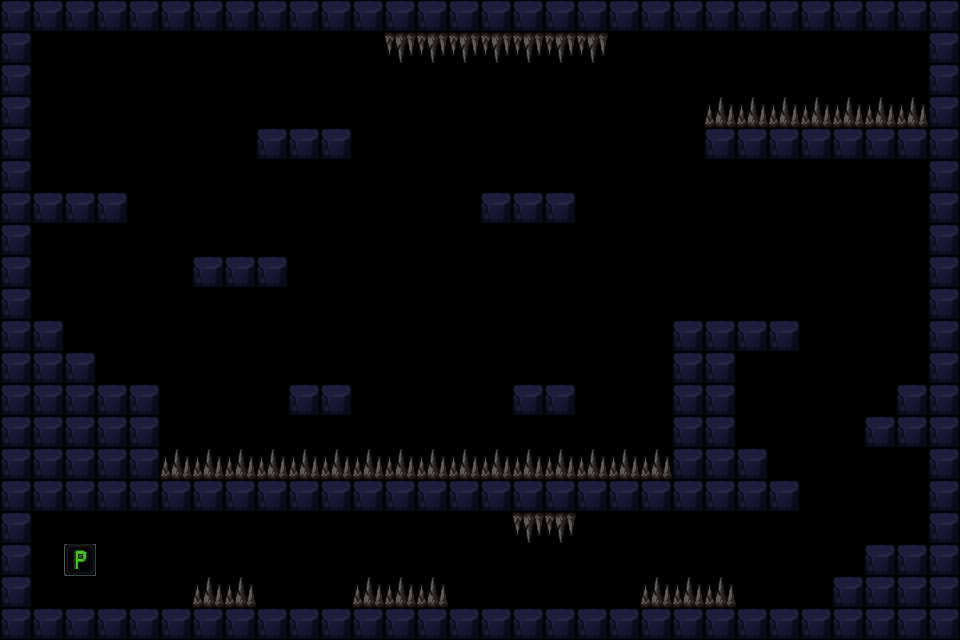

A 2D game scene composited from a Tiled map and its tileset images. What follows is a short description and the map's XML, with every tile layer's data as written:
An orthogonal 30x20 tile map with 32x32 px tiles, 4 tile layers (solid, oneway, traps, player).

<map version="1.10" tiledversion="1.12.1" orientation="orthogonal" renderorder="right-down" width="30" height="20" tilewidth="32" tileheight="32" infinite="0" nextlayerid="10" nextobjectid="1">
 <tileset firstgid="1" source="block.tsx" />
 <layer id="2" name="solid" width="30" height="20">
  <data encoding="csv">
9,9,9,9,9,9,9,9,9,9,9,9,9,9,9,9,9,9,9,9,9,9,9,9,9,9,9,9,9,9,
9,0,0,0,0,0,0,0,0,0,0,0,0,0,0,0,0,0,0,0,0,0,0,0,0,0,0,0,0,9,
9,0,0,0,0,0,0,0,0,0,0,0,0,0,0,0,0,0,0,0,0,0,0,0,0,0,0,0,0,9,
9,0,0,0,0,0,0,0,0,0,0,0,0,0,0,0,0,0,0,0,0,0,0,0,0,0,0,0,0,9,
9,0,0,0,0,0,0,0,0,0,0,0,0,0,0,0,0,0,0,0,0,0,9,9,9,9,9,9,9,9,
9,0,0,0,0,0,0,0,0,0,0,0,0,0,0,0,0,0,0,0,0,0,0,0,0,0,0,0,0,9,
9,9,9,9,0,0,0,0,0,0,0,0,0,0,0,0,0,0,0,0,0,0,0,0,0,0,0,0,0,9,
9,0,0,0,0,0,0,0,0,0,0,0,0,0,0,0,0,0,0,0,0,0,0,0,0,0,0,0,0,9,
9,0,0,0,0,0,0,0,0,0,0,0,0,0,0,0,0,0,0,0,0,0,0,0,0,0,0,0,0,9,
9,0,0,0,0,0,0,0,0,0,0,0,0,0,0,0,0,0,0,0,0,0,0,0,0,0,0,0,0,9,
9,9,0,0,0,0,0,0,0,0,0,0,0,0,0,0,0,0,0,0,0,9,9,9,9,0,0,0,0,9,
9,9,9,0,0,0,0,0,0,0,0,0,0,0,0,0,0,0,0,0,0,9,9,0,0,0,0,0,0,9,
9,9,9,9,9,0,0,0,0,0,0,0,0,0,0,0,0,0,0,0,0,9,9,0,0,0,0,0,9,9,
9,9,9,9,9,0,0,0,0,0,0,0,0,0,0,0,0,0,0,0,0,9,9,0,0,0,0,9,9,9,
9,9,9,9,9,0,0,0,0,0,0,0,0,0,0,0,0,0,0,0,0,9,9,9,0,0,0,0,0,9,
9,9,9,9,9,9,9,9,9,9,9,9,9,9,9,9,9,9,9,9,9,9,9,9,9,0,0,0,0,9,
9,0,0,0,0,0,0,0,0,0,0,0,0,0,0,0,0,0,0,0,0,0,0,0,0,0,0,0,0,9,
9,0,0,0,0,0,0,0,0,0,0,0,0,0,0,0,0,0,0,0,0,0,0,0,0,0,0,9,9,9,
9,0,0,0,0,0,0,0,0,0,0,0,0,0,0,0,0,0,0,0,0,0,0,0,0,0,9,9,9,9,
9,9,9,9,9,9,9,9,9,9,9,9,9,9,9,9,9,9,9,9,9,9,9,9,9,9,9,9,9,9
</data>
 </layer>
 <layer id="8" name="oneway" width="30" height="20">
  <data encoding="csv">
0,0,0,0,0,0,0,0,0,0,0,0,0,0,0,0,0,0,0,0,0,0,0,0,0,0,0,0,0,0,
0,0,0,0,0,0,0,0,0,0,0,0,0,0,0,0,0,0,0,0,0,0,0,0,0,0,0,0,0,0,
0,0,0,0,0,0,0,0,0,0,0,0,0,0,0,0,0,0,0,0,0,0,0,0,0,0,0,0,0,0,
0,0,0,0,0,0,0,0,0,0,0,0,0,0,0,0,0,0,0,0,0,0,0,0,0,0,0,0,0,0,
0,0,0,0,0,0,0,0,9,9,9,0,0,0,0,0,0,0,0,0,0,0,0,0,0,0,0,0,0,0,
0,0,0,0,0,0,0,0,0,0,0,0,0,0,0,0,0,0,0,0,0,0,0,0,0,0,0,0,0,0,
0,0,0,0,0,0,0,0,0,0,0,0,0,0,0,9,9,9,0,0,0,0,0,0,0,0,0,0,0,0,
0,0,0,0,0,0,0,0,0,0,0,0,0,0,0,0,0,0,0,0,0,0,0,0,0,0,0,0,0,0,
0,0,0,0,0,0,9,9,9,0,0,0,0,0,0,0,0,0,0,0,0,0,0,0,0,0,0,0,0,0,
0,0,0,0,0,0,0,0,0,0,0,0,0,0,0,0,0,0,0,0,0,0,0,0,0,0,0,0,0,0,
0,0,0,0,0,0,0,0,0,0,0,0,0,0,0,0,0,0,0,0,0,0,0,0,0,0,0,0,0,0,
0,0,0,0,0,0,0,0,0,0,0,0,0,0,0,0,0,0,0,0,0,0,0,0,0,0,0,0,0,0,
0,0,0,0,0,0,0,0,0,9,9,0,0,0,0,0,9,9,0,0,0,0,0,0,0,0,0,0,0,0,
0,0,0,0,0,0,0,0,0,0,0,0,0,0,0,0,0,0,0,0,0,0,0,0,0,0,0,0,0,0,
0,0,0,0,0,0,0,0,0,0,0,0,0,0,0,0,0,0,0,0,0,0,0,0,0,0,0,0,0,0,
0,0,0,0,0,0,0,0,0,0,0,0,0,0,0,0,0,0,0,0,0,0,0,0,0,0,0,0,0,0,
0,0,0,0,0,0,0,0,0,0,0,0,0,0,0,0,0,0,0,0,0,0,0,0,0,0,0,0,0,0,
0,0,0,0,0,0,0,0,0,0,0,0,0,0,0,0,0,0,0,0,0,0,0,0,0,0,0,0,0,0,
0,0,0,0,0,0,0,0,0,0,0,0,0,0,0,0,0,0,0,0,0,0,0,0,0,0,0,0,0,0,
0,0,0,0,0,0,0,0,0,0,0,0,0,0,0,0,0,0,0,0,0,0,0,0,0,0,0,0,0,0
</data>
 </layer>
 <layer id="6" name="traps" width="30" height="20">
  <data encoding="csv">
0,0,0,0,0,0,0,0,0,0,0,0,0,0,0,0,0,0,0,0,0,0,0,0,0,0,0,0,0,0,
0,0,0,0,0,0,0,0,0,0,0,0,1073741825,1073741825,1073741825,1073741825,1073741825,1073741825,1073741825,0,0,0,0,0,0,0,0,0,0,0,
0,0,0,0,0,0,0,0,0,0,0,0,0,0,0,0,0,0,0,0,0,0,0,0,0,0,0,0,0,0,
0,0,0,0,0,0,0,0,0,0,0,0,0,0,0,0,0,0,0,0,0,0,1,1,1,1,1,1,1,0,
0,0,0,0,0,0,0,0,0,0,0,0,0,0,0,0,0,0,0,0,0,0,0,0,0,0,0,0,0,0,
0,0,0,0,0,0,0,0,0,0,0,0,0,0,0,0,0,0,0,0,0,0,0,0,0,0,0,0,0,0,
0,0,0,0,0,0,0,0,0,0,0,0,0,0,0,0,0,0,0,0,0,0,0,0,0,0,0,0,0,0,
0,0,0,0,0,0,0,0,0,0,0,0,0,0,0,0,0,0,0,0,0,0,0,0,0,0,0,0,0,0,
0,0,0,0,0,0,0,0,0,0,0,0,0,0,0,0,0,0,0,0,0,0,0,0,0,0,0,0,0,0,
0,0,0,0,0,0,0,0,0,0,0,0,0,0,0,0,0,0,0,0,0,0,0,0,0,0,0,0,0,0,
0,0,0,0,0,0,0,0,0,0,0,0,0,0,0,0,0,0,0,0,0,0,0,0,0,0,0,0,0,0,
0,0,0,0,0,0,0,0,0,0,0,0,0,0,0,0,0,0,0,0,0,0,0,0,0,0,0,0,0,0,
0,0,0,0,0,0,0,0,0,0,0,0,0,0,0,0,0,0,0,0,0,0,0,0,0,0,0,0,0,0,
0,0,0,0,0,0,0,0,0,0,0,0,0,0,0,0,0,0,0,0,0,0,0,0,0,0,0,0,0,0,
0,0,0,0,0,1,1,1,1,1,1,1,1,1,1,1,1,1,1,1,1,0,0,0,0,0,0,0,0,0,
0,0,0,0,0,0,0,0,0,0,0,0,0,0,0,0,0,0,0,0,0,0,0,0,0,0,0,0,0,0,
0,0,0,0,0,0,0,0,0,0,0,0,0,0,0,0,1073741825,1073741825,0,0,0,0,0,0,0,0,0,0,0,0,
0,0,0,0,0,0,0,0,0,0,0,0,0,0,0,0,0,0,0,0,0,0,0,0,0,0,0,0,0,0,
0,0,0,0,0,0,1,1,0,0,0,1,1,1,0,0,0,0,0,0,1,1,1,0,0,0,0,0,0,0,
0,0,0,0,0,0,0,0,0,0,0,0,0,0,0,0,0,0,0,0,0,0,0,0,0,0,0,0,0,0
</data>
 </layer>
 <layer id="9" name="player" width="30" height="20">
  <data encoding="csv">
0,0,0,0,0,0,0,0,0,0,0,0,0,0,0,0,0,0,0,0,0,0,0,0,0,0,0,0,0,0,
0,0,0,0,0,0,0,0,0,0,0,0,0,0,0,0,0,0,0,0,0,0,0,0,0,0,0,0,0,0,
0,0,0,0,0,0,0,0,0,0,0,0,0,0,0,0,0,0,0,0,0,0,0,0,0,0,0,0,0,0,
0,0,0,0,0,0,0,0,0,0,0,0,0,0,0,0,0,0,0,0,0,0,0,0,0,0,0,0,0,0,
0,0,0,0,0,0,0,0,0,0,0,0,0,0,0,0,0,0,0,0,0,0,0,0,0,0,0,0,0,0,
0,0,0,0,0,0,0,0,0,0,0,0,0,0,0,0,0,0,0,0,0,0,0,0,0,0,0,0,0,0,
0,0,0,0,0,0,0,0,0,0,0,0,0,0,0,0,0,0,0,0,0,0,0,0,0,0,0,0,0,0,
0,0,0,0,0,0,0,0,0,0,0,0,0,0,0,0,0,0,0,0,0,0,0,0,0,0,0,0,0,0,
0,0,0,0,0,0,0,0,0,0,0,0,0,0,0,0,0,0,0,0,0,0,0,0,0,0,0,0,0,0,
0,0,0,0,0,0,0,0,0,0,0,0,0,0,0,0,0,0,0,0,0,0,0,0,0,0,0,0,0,0,
0,0,0,0,0,0,0,0,0,0,0,0,0,0,0,0,0,0,0,0,0,0,0,0,0,0,0,0,0,0,
0,0,0,0,0,0,0,0,0,0,0,0,0,0,0,0,0,0,0,0,0,0,0,0,0,0,0,0,0,0,
0,0,0,0,0,0,0,0,0,0,0,0,0,0,0,0,0,0,0,0,0,0,0,0,0,0,0,0,0,0,
0,0,0,0,0,0,0,0,0,0,0,0,0,0,0,0,0,0,0,0,0,0,0,0,0,0,0,0,0,0,
0,0,0,0,0,0,0,0,0,0,0,0,0,0,0,0,0,0,0,0,0,0,0,0,0,0,0,0,0,0,
0,0,0,0,0,0,0,0,0,0,0,0,0,0,0,0,0,0,0,0,0,0,0,0,0,0,0,0,0,0,
0,0,0,0,0,0,0,0,0,0,0,0,0,0,0,0,0,0,0,0,0,0,0,0,0,0,0,0,0,0,
0,0,14,0,0,0,0,0,0,0,0,0,0,0,0,0,0,0,0,0,0,0,0,0,0,0,0,0,0,0,
0,0,0,0,0,0,0,0,0,0,0,0,0,0,0,0,0,0,0,0,0,0,0,0,0,0,0,0,0,0,
0,0,0,0,0,0,0,0,0,0,0,0,0,0,0,0,0,0,0,0,0,0,0,0,0,0,0,0,0,0
</data>
 </layer>
</map>
